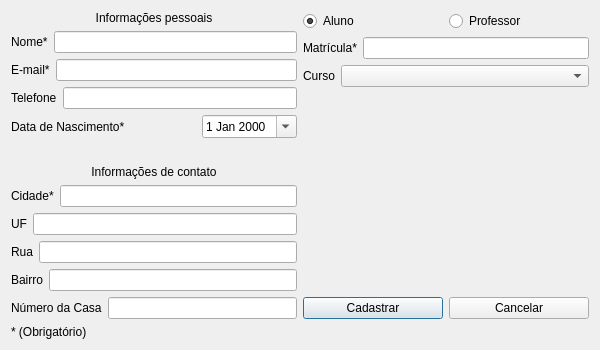
<?xml version="1.0" encoding="UTF-8"?>
<ui version="4.0">
 <class>CadastroUsuarioDLG</class>
 <widget class="QDialog" name="CadastroUsuarioDLG">
  <property name="geometry">
   <rect>
    <x>0</x>
    <y>0</y>
    <width>600</width>
    <height>350</height>
   </rect>
  </property>
  <property name="minimumSize">
   <size>
    <width>600</width>
    <height>350</height>
   </size>
  </property>
  <property name="maximumSize">
   <size>
    <width>600</width>
    <height>350</height>
   </size>
  </property>
  <property name="windowTitle">
   <string>Dialog</string>
  </property>
  <layout class="QGridLayout" name="gridLayout">
   <item row="0" column="0">
    <layout class="QVBoxLayout" name="verticalLayout_5">
     <item>
      <layout class="QVBoxLayout" name="verticalLayout">
       <item>
        <widget class="QLabel" name="infP">
         <property name="text">
          <string>Informações pessoais</string>
         </property>
         <property name="alignment">
          <set>Qt::AlignCenter</set>
         </property>
        </widget>
       </item>
       <item>
        <layout class="QHBoxLayout" name="horizontalLayout">
         <item>
          <widget class="QLabel" name="nomeLB">
           <property name="text">
            <string>Nome*</string>
           </property>
          </widget>
         </item>
         <item>
          <widget class="QLineEdit" name="nomeLE"/>
         </item>
        </layout>
       </item>
       <item>
        <layout class="QHBoxLayout" name="horizontalLayout_2">
         <item>
          <widget class="QLabel" name="emailLB">
           <property name="text">
            <string>E-mail*</string>
           </property>
          </widget>
         </item>
         <item>
          <widget class="QLineEdit" name="emailLE"/>
         </item>
        </layout>
       </item>
       <item>
        <layout class="QHBoxLayout" name="horizontalLayout_3">
         <item>
          <widget class="QLabel" name="telefoneLB">
           <property name="text">
            <string>Telefone</string>
           </property>
          </widget>
         </item>
         <item>
          <widget class="QLineEdit" name="telefoneLE"/>
         </item>
        </layout>
       </item>
       <item>
        <layout class="QHBoxLayout" name="horizontalLayout_4">
         <item>
          <widget class="QLabel" name="dataNascimentoLB">
           <property name="text">
            <string>Data de Nascimento*</string>
           </property>
          </widget>
         </item>
         <item>
          <spacer name="horizontalSpacer_4">
           <property name="orientation">
            <enum>Qt::Horizontal</enum>
           </property>
           <property name="sizeHint" stdset="0">
            <size>
             <width>40</width>
             <height>20</height>
            </size>
           </property>
          </spacer>
         </item>
         <item>
          <widget class="QDateEdit" name="dataNascimentoDATE">
           <property name="calendarPopup">
            <bool>true</bool>
           </property>
          </widget>
         </item>
        </layout>
       </item>
      </layout>
     </item>
     <item>
      <spacer name="verticalSpacer">
       <property name="orientation">
        <enum>Qt::Vertical</enum>
       </property>
       <property name="sizeHint" stdset="0">
        <size>
         <width>20</width>
         <height>40</height>
        </size>
       </property>
      </spacer>
     </item>
     <item>
      <layout class="QVBoxLayout" name="verticalLayout_2">
       <item>
        <widget class="QLabel" name="infC">
         <property name="text">
          <string>Informações de contato</string>
         </property>
         <property name="alignment">
          <set>Qt::AlignCenter</set>
         </property>
        </widget>
       </item>
       <item>
        <layout class="QHBoxLayout" name="horizontalLayout_5">
         <item>
          <widget class="QLabel" name="cidadeLB">
           <property name="text">
            <string>Cidade*</string>
           </property>
          </widget>
         </item>
         <item>
          <widget class="QLineEdit" name="cidadeLE"/>
         </item>
        </layout>
       </item>
       <item>
        <layout class="QHBoxLayout" name="horizontalLayout_6">
         <item>
          <widget class="QLabel" name="ufLB">
           <property name="text">
            <string>UF</string>
           </property>
          </widget>
         </item>
         <item>
          <widget class="QLineEdit" name="ufLE"/>
         </item>
        </layout>
       </item>
       <item>
        <layout class="QHBoxLayout" name="horizontalLayout_7">
         <item>
          <widget class="QLabel" name="ruaLB">
           <property name="text">
            <string>Rua</string>
           </property>
          </widget>
         </item>
         <item>
          <widget class="QLineEdit" name="ruaLE"/>
         </item>
        </layout>
       </item>
       <item>
        <layout class="QHBoxLayout" name="horizontalLayout_8">
         <item>
          <widget class="QLabel" name="bairroLB">
           <property name="text">
            <string>Bairro</string>
           </property>
          </widget>
         </item>
         <item>
          <widget class="QLineEdit" name="bairroLE"/>
         </item>
        </layout>
       </item>
       <item>
        <layout class="QHBoxLayout" name="horizontalLayout_9">
         <item>
          <widget class="QLabel" name="numeroDaCasaLB">
           <property name="text">
            <string>Número da Casa</string>
           </property>
          </widget>
         </item>
         <item>
          <widget class="QLineEdit" name="numeroDaCasaLE"/>
         </item>
        </layout>
       </item>
      </layout>
     </item>
    </layout>
   </item>
   <item row="0" column="1">
    <layout class="QVBoxLayout" name="verticalLayout_3">
     <item>
      <layout class="QHBoxLayout" name="horizontalLayout_10">
       <item>
        <widget class="QRadioButton" name="alunoRarioB">
         <property name="text">
          <string>Aluno</string>
         </property>
         <property name="checked">
          <bool>true</bool>
         </property>
        </widget>
       </item>
       <item>
        <widget class="QRadioButton" name="professorRadioB">
         <property name="text">
          <string>Professor</string>
         </property>
        </widget>
       </item>
      </layout>
     </item>
     <item>
      <layout class="QHBoxLayout" name="horizontalLayout_12">
       <item>
        <widget class="QLabel" name="informacaoLB">
         <property name="text">
          <string>Matrícula*</string>
         </property>
        </widget>
       </item>
       <item>
        <widget class="QLineEdit" name="informacaoLE"/>
       </item>
      </layout>
     </item>
     <item>
      <layout class="QHBoxLayout" name="horizontalLayout_13">
       <item>
        <widget class="QLabel" name="cursoLB">
         <property name="sizePolicy">
          <sizepolicy hsizetype="Maximum" vsizetype="Preferred">
           <horstretch>0</horstretch>
           <verstretch>0</verstretch>
          </sizepolicy>
         </property>
         <property name="text">
          <string>Curso</string>
         </property>
        </widget>
       </item>
       <item>
        <widget class="QComboBox" name="cursoCBX"/>
       </item>
      </layout>
     </item>
     <item>
      <spacer name="verticalSpacer_2">
       <property name="orientation">
        <enum>Qt::Vertical</enum>
       </property>
       <property name="sizeHint" stdset="0">
        <size>
         <width>20</width>
         <height>40</height>
        </size>
       </property>
      </spacer>
     </item>
     <item>
      <layout class="QHBoxLayout" name="horizontalLayout_11">
       <item>
        <widget class="QPushButton" name="cadastrarBTN">
         <property name="text">
          <string>Cadastrar</string>
         </property>
        </widget>
       </item>
       <item>
        <widget class="QPushButton" name="cancelarBTN">
         <property name="text">
          <string>Cancelar</string>
         </property>
        </widget>
       </item>
      </layout>
     </item>
    </layout>
   </item>
   <item row="1" column="0" colspan="2">
    <widget class="QLabel" name="label">
     <property name="text">
      <string>* (Obrigatório)</string>
     </property>
    </widget>
   </item>
  </layout>
  <zorder></zorder>
  <zorder>label</zorder>
 </widget>
 <resources/>
 <connections/>
</ui>
